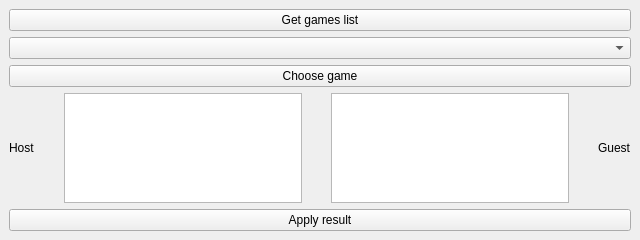
<?xml version="1.0" encoding="UTF-8"?>
<ui version="4.0">
 <class>referee</class>
 <widget class="QMainWindow" name="referee">
  <property name="geometry">
   <rect>
    <x>0</x>
    <y>0</y>
    <width>640</width>
    <height>240</height>
   </rect>
  </property>
  <property name="windowTitle">
   <string>Referee</string>
  </property>
  <widget class="QWidget" name="centralwidget">
   <layout class="QVBoxLayout" name="verticalLayout_2">
    <item>
     <layout class="QVBoxLayout" name="verticalLayout">
      <item>
       <widget class="QPushButton" name="getGamesButton">
        <property name="text">
         <string>Get games list</string>
        </property>
       </widget>
      </item>
      <item>
       <spacer name="verticalSpacer_3">
        <property name="orientation">
         <enum>Qt::Vertical</enum>
        </property>
        <property name="sizeHint" stdset="0">
         <size>
          <width>20</width>
          <height>40</height>
         </size>
        </property>
       </spacer>
      </item>
      <item>
       <widget class="QComboBox" name="gamesList"/>
      </item>
      <item>
       <spacer name="verticalSpacer_2">
        <property name="orientation">
         <enum>Qt::Vertical</enum>
        </property>
        <property name="sizeHint" stdset="0">
         <size>
          <width>20</width>
          <height>40</height>
         </size>
        </property>
       </spacer>
      </item>
      <item>
       <widget class="QPushButton" name="chooseGameButton">
        <property name="text">
         <string>Choose game</string>
        </property>
       </widget>
      </item>
      <item>
       <spacer name="verticalSpacer">
        <property name="orientation">
         <enum>Qt::Vertical</enum>
        </property>
        <property name="sizeHint" stdset="0">
         <size>
          <width>20</width>
          <height>40</height>
         </size>
        </property>
       </spacer>
      </item>
      <item>
       <layout class="QHBoxLayout" name="horizontalLayout">
        <item>
         <widget class="QLabel" name="hostLabel">
          <property name="text">
           <string>Host</string>
          </property>
         </widget>
        </item>
        <item>
         <spacer name="horizontalSpacer">
          <property name="orientation">
           <enum>Qt::Horizontal</enum>
          </property>
          <property name="sizeHint" stdset="0">
           <size>
            <width>40</width>
            <height>20</height>
           </size>
          </property>
         </spacer>
        </item>
        <item>
         <widget class="QTextEdit" name="hostResultInput"/>
        </item>
        <item>
         <spacer name="horizontalSpacer_3">
          <property name="orientation">
           <enum>Qt::Horizontal</enum>
          </property>
          <property name="sizeHint" stdset="0">
           <size>
            <width>40</width>
            <height>20</height>
           </size>
          </property>
         </spacer>
        </item>
        <item>
         <widget class="QTextEdit" name="guestResultInput"/>
        </item>
        <item>
         <spacer name="horizontalSpacer_2">
          <property name="orientation">
           <enum>Qt::Horizontal</enum>
          </property>
          <property name="sizeHint" stdset="0">
           <size>
            <width>40</width>
            <height>20</height>
           </size>
          </property>
         </spacer>
        </item>
        <item>
         <widget class="QLabel" name="guestLabel">
          <property name="text">
           <string>Guest</string>
          </property>
         </widget>
        </item>
       </layout>
      </item>
      <item>
       <spacer name="verticalSpacer_4">
        <property name="orientation">
         <enum>Qt::Vertical</enum>
        </property>
        <property name="sizeHint" stdset="0">
         <size>
          <width>20</width>
          <height>40</height>
         </size>
        </property>
       </spacer>
      </item>
      <item>
       <widget class="QPushButton" name="applyButton">
        <property name="text">
         <string>Apply result</string>
        </property>
       </widget>
      </item>
     </layout>
    </item>
   </layout>
  </widget>
 </widget>
 <resources/>
 <connections/>
</ui>
